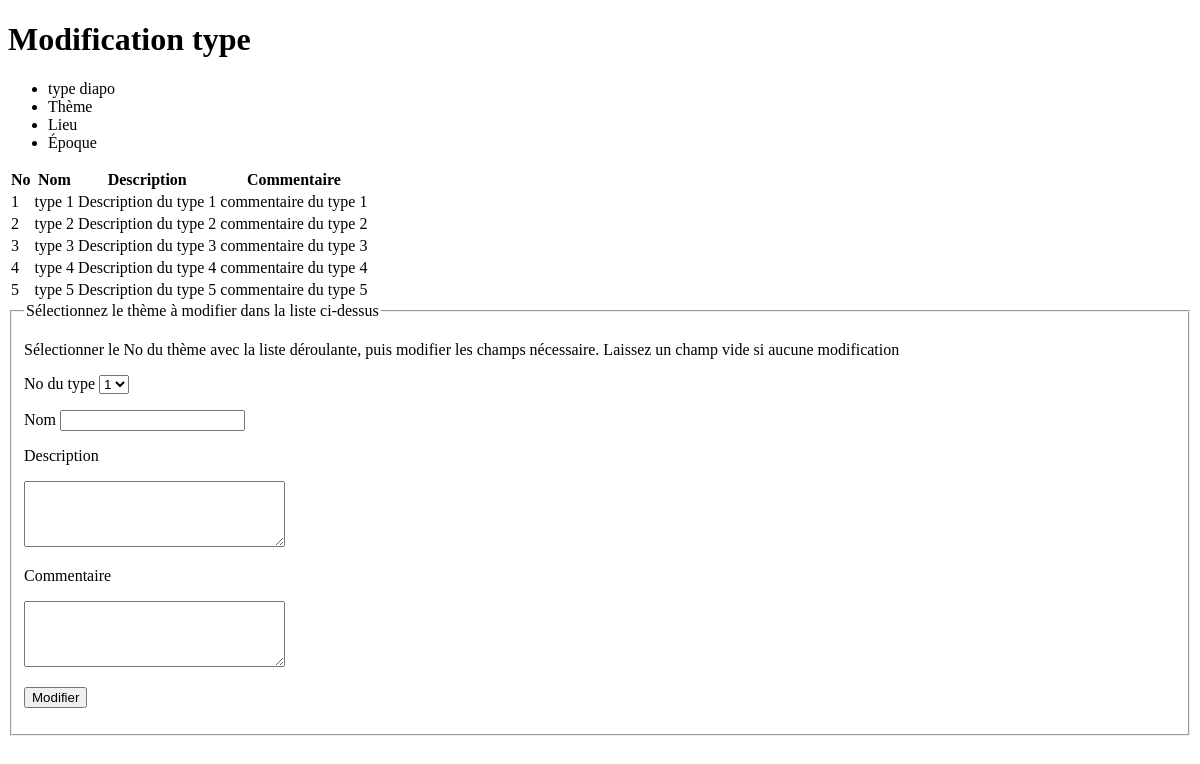
The app's page /backEnd/modificationType.php with its own data.
### tables this page shows
CREATE TABLE Type_diapo (								 
		typdia_id INT UNSIGNED NOT NULL AUTO_INCREMENT,		 
		typdia_nom VARCHAR(10) NOT NULL,					 
		typdia_description TEXT,							 
		typdia_commentaire TEXT,							 
		PRIMARY KEY (typdia_id));

### backEnd/modificationType.php (the view, shortened to what this page needs)
<?php
$bdd = ConnectionBDD::getLiaison();
?>
<!DOCTYPE html>
<html lang="fr">
<head>
	<link rel="stylesheet" type="text/css" href="../style/style_backEnd.css" />
</head>
<body>
	<header>
		<h1><?php echo _MODIFICATIONTYPE; ?></h1>
		<nav>
			<?php include "../include/menuElement.php"; ?>
		</nav>
	</header>
	<section id="modification_type" class="modification">
		<div id="liste_modification_type" class="liste">
			<table>
				<thead class="colonne_entete">
					<tr>
						<th class="liste_label" class="liste_label_type">No</th>
						<th class="liste_label" class="liste_label_type">Nom</th>
						<th class="liste_label" class="liste_label_type">Description</th>
						<th class="liste_label" class="liste_label_type">Commentaire</th>
					</tr>
				</thead>
				<tbody id="ligne_contenu_type" class="ligne_contenu" >
							<?php $requete = $bdd->prepare('SELECT typdia_id, typdia_nom, typdia_description, typdia_commentaire FROM Type_diapo');
							$requete->execute();
							WHILE ($donnee = $requete->fetch()) { ?>
					<tr>
						<td class="liste_champ" class="liste_champ_type">
							<?php echo $donnee['typdia_id']; ?>
						</td>
						<td class="liste_champ" class="liste_champ_type">
							<?php echo $donnee['typdia_nom']; ?>
						</td>
						<td class="liste_champ" class="liste_champ_type">
							<?php echo $donnee['typdia_description']; ?>
						</td>
						<td class="liste_champ" class="liste_champ_type">
							<?php echo $donnee['typdia_commentaire']; ?>
						</td>
					</tr>
							<?php }
							?>
				</tbody>
			</table>
		</div>
		<div id="modification_type">
			<form action="../post/modificationPost.php" method="post">
				<fieldset>
					<legend>Sélectionnez le thème à modifier dans la liste ci-dessus</legend>
						<p>Sélectionner le No du thème avec la liste déroulante, puis modifier les champs nécessaire. Laissez un champ vide si aucune modification</p>
						<p><label for="id_theme" id="LabelNomTheme" class="label">No du type</label>
						<select name="id_type" id="liste_type" class="champ">
						<?php
							$reponseType = $bdd->prepare('SELECT typdia_id FROM Type_diapo');
							$reponseType->execute();
							WHILE ($donneeType = $reponseType->fetch()) {
							echo '<option value="'.$donneeType['typdia_id'].'">'.$donneeType['typdia_id'].'</option>'; }
						?>
					</select></p>
						<p><label for="nom_type" id="label_nom_type" class="label">Nom</label>
						<input type="text" name="nom_type" id="champ_nom_type"class="champ" /></p>
						<p><label for="description_type" id="label_description_type" class="label">Description</label></p>
						<p><textarea name="description_type" id="champ_descritpion_type" class="champ" rows="4" cols="30"></textarea></p>
						<p><label for="commentaire_type" id="label_commentaire_type" class="label">Commentaire</label></p>
						<p><textarea name="commentaire_type" id="champ_commentaire_type" class="champ" rows="4" cols="30"></textarea></p>
						<p><input type="submit" name="bouton_type" value="Modifier" id="boutonType" class="bouton" />
				</fieldset>
			</form>
		</div>
	</section>
</body>
</html>

### records on screen
type_diapo: typdia_id "1", typdia_nom "type 1", typdia_description "Description du type 1", typdia_commentaire "commentaire du type 1"
type_diapo: typdia_id "2", typdia_nom "type 2", typdia_description "Description du type 2", typdia_commentaire "commentaire du type 2"
type_diapo: typdia_id "3", typdia_nom "type 3", typdia_description "Description du type 3", typdia_commentaire "commentaire du type 3"
type_diapo: typdia_id "4", typdia_nom "type 4", typdia_description "Description du type 4", typdia_commentaire "commentaire du type 4"
type_diapo: typdia_id "5", typdia_nom "type 5", typdia_description "Description du type 5", typdia_commentaire "commentaire du type 5"

### other values on screen
_MODIFICATIONTYPE "Modification type"
form field id_type "1"
